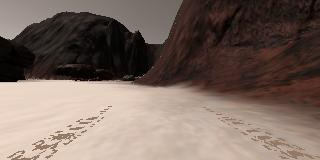
#> input picture Jupyter notebooks/angle_example.jpg, 320 x 160 px
$ python -i perception.py   (imports and definitions only)
#> lines starting #> are read from the running program, lines starting #| are printed output that depends on the picture; after the words box and inside, x2 and y2 are one past the last pixel; in counts of white or black regions, pixels touching at a corner belong together
import numpy as np
import numpy.ma as ma
import cv2


def get_contours(img, rgb_thresh=(170, 170, 170)):

    # get_contours finds all the contours present in the warped image.
    # with the goal being to find edge between the sand and teh wall.
    # img:           wapred camera image
    # rgb_thresh:    threshold for determing sand / not sand

    # Create an array of zeros same xy size as img, but single channel
#> called with rgb_thresh = (170, 170, 170)
    thresh_img = np.zeros_like(img[:,:,0])
    # make a copy for finding contours
    imgray = np.copy(img)
    # Require that each pixel be above 2 of the three threshold values in RGB
    # above_thresh will now contain a boolean array with 0-3.
    above_thresh = (img[:,:,0] > rgb_thresh[0]).astype(int) + \
                   (img[:,:,1] > rgb_thresh[1]).astype(int) + \
                   (img[:,:,2] > rgb_thresh[2]).astype(int)
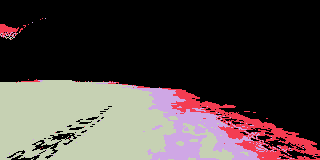
#> above_thresh: shape (160, 320) int64; 4 distinct labels, from 0 to 3; one colour per label, 0 black

    # create the selection mask where above_thresh is used to select pixels where at least
    # 2 of 3 RGB channels are above threshold
    color_select = (above_thresh > 1).astype(int)
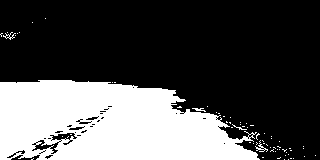
#> color_select: shape (160, 320) int64; values 0 (black) and 1 (white), 31.3% white; 67 white regions (62 under 20 px), largest, box (x1, y1, x2, y2) and area: (0, 80, 260, 160) 15766, (255, 140, 268, 152) 45, (3, 32, 16, 40) 33, (192, 108, 206, 112) 27, (232, 124, 247, 130) 20

    # assign all elements in thresh_img wehre color_select = 1, to 255
    thresh_img[color_select] = 255

    #convert contour image to grayscale
    imgray = cv2.cvtColor(imgray,cv2.COLOR_RGB2GRAY)
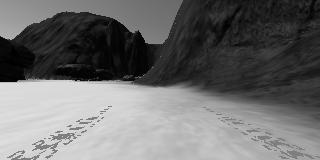
#> imgray: shape (160, 320); min 0, max 242, mean 108.8

    # convert grayscale image for contours to binary image, return imbin as binary image
    (thresh, imbin) = cv2.threshold(imgray, np.average(rgb_thresh).astype(int), 255, cv2.THRESH_BINARY)
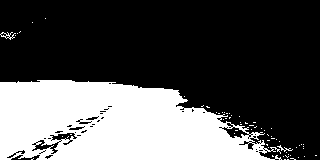
#> imbin: shape (160, 320); 32.5% white; 64 white regions (61 under 20 px)
#> thresh = 170

    # make a copy (imcont) of the binary image for finding the contours since cv2.findcontours wil modify
    # our source (imbin)
    imcont = np.copy(imbin)

    # find the contours, imcont is modified, contours is a list of coordiantes of our contour.
    # the CHAIN_APPROX_NONE ensures we get all points without compression/ extrapolation.
    # hierarchy returns nested contour heirarchies, which we aren't using
    contours, hierarchy = cv2.findContours(imcont,cv2.RETR_TREE,cv2.CHAIN_APPROX_NONE)
#> contours = 135 contours, 120 with area under 20; largest, box (x1, y1, x2, y2) and area: (0, 80, 282, 160) 16732, (31, 139, 60, 155) 178, (221, 126, 250, 139) 174, (49, 132, 78, 141) 146, (68, 126, 85, 131) 45
    return color_select, imbin, contours

>>> import cv2
>>> picture = cv2.cvtColor(cv2.imread('Jupyter notebooks/angle_example.jpg'), cv2.COLOR_BGR2RGB)
>>> result = get_contours(picture)

$ run again, on Jupyter notebooks/example-grid1.jpg
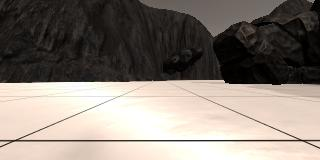
#> input picture Jupyter notebooks/example-grid1.jpg, 320 x 160 px
#> above_thresh: shape (160, 320) int64; 4 distinct labels, from 0 to 3
#> in get_contours, `color_select = (above_thresh > 1).astype(int)`:
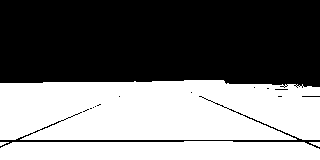
#> color_select: shape (160, 320) int64; values 0 (black) and 1 (white), 46.6% white; 4 white regions, box (x1, y1, x2, y2) and area: (0, 80, 320, 140) 18088, (0, 141, 320, 160) 5712, (309, 142, 320, 147) 33, (0, 142, 9, 146) 21
#> in get_contours, `imgray = cv2.cvtColor(imgray,cv2.COLOR_RGB2GRAY)`:
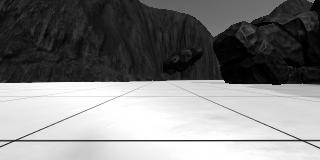
#> imgray: shape (160, 320); min 0, max 255, mean 128
#> imbin: shape (160, 320); 46.7% white; 4 white regions
#> thresh = 170
#> contours = 50 contours, 46 with area under 20; largest, box (x1, y1, x2, y2) and area: (0, 80, 320, 140) 17799, (0, 141, 320, 160) 5384, (46, 120, 62, 128) 33, (309, 142, 320, 147) 21
